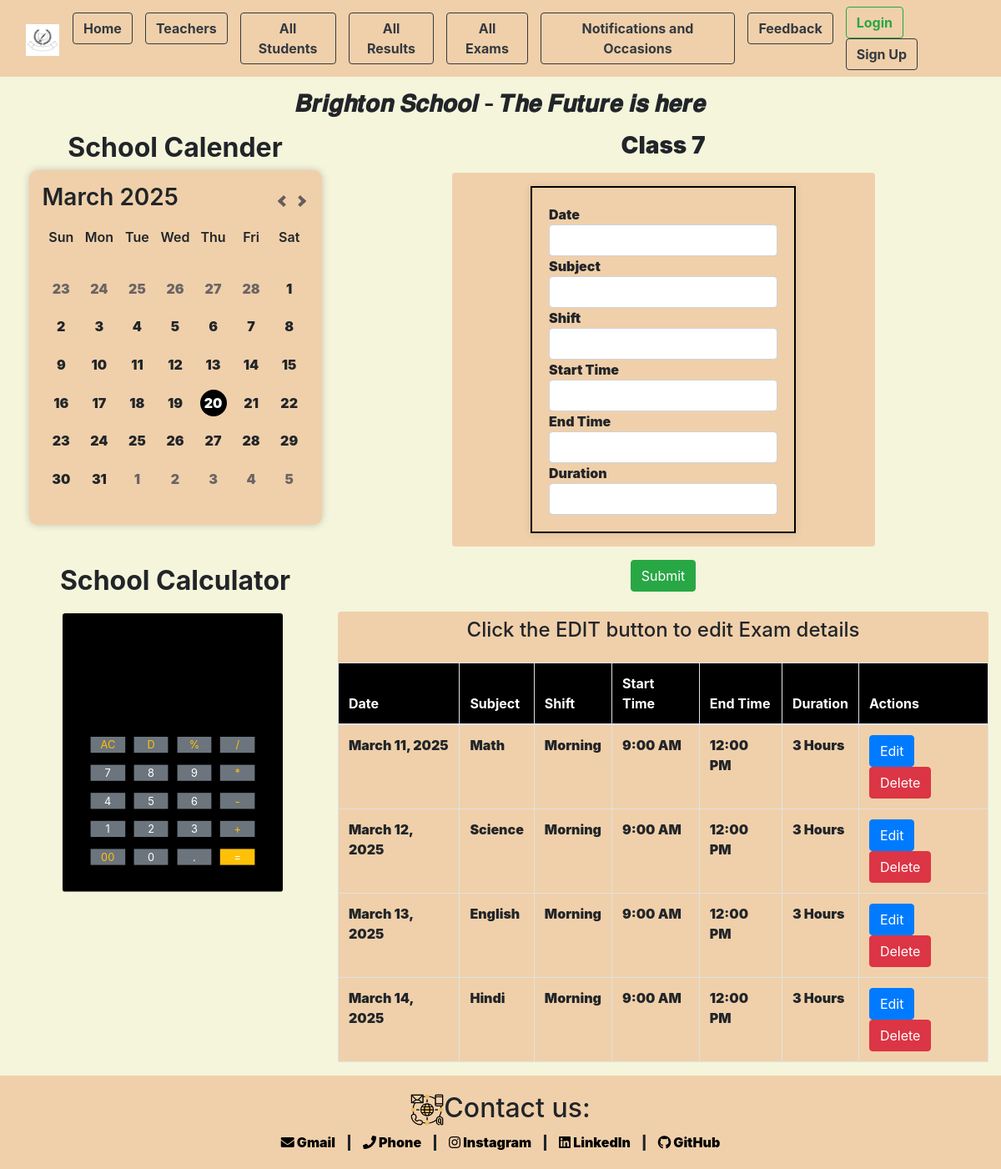
The page /class_exams/exam_seven/ on the database its author committed.
### app/models.py (models this page shows, shortened)
class all_exams(models.Model):
    exam_class_name = models.CharField(max_length=50,blank=True)
    slug=models.SlugField(max_length=200,unique=True,null=True)

class Exam(models.Model):
    exam_class_name = models.ForeignKey(all_exams, on_delete=models.CASCADE, related_name='students_exam',null=True,blank=True)
    date=models.DateField()
    subject=models.CharField(max_length=100)
    shift=models.CharField(max_length=100)
    start_time=models.CharField(max_length=20,null=True)
    end_time=models.CharField(max_length=20,null=True)
    total_time=models.CharField(max_length=20,null=True)

### app/views.py (the view, shortened to what this page needs)
# urls.py: path('class_exams/<slug:slug>/',views.class_exams,name="class_exams"),
def class_exams(request, slug):
    class_instance = get_object_or_404(all_exams, slug=slug)
    exams = Exam.objects.filter(exam_class_name=class_instance).order_by('date')
    form = ExamForm()
    context = {'exams': exams, 'class_instance': class_instance, 'form': form}
    return render(request, 'app/exam.html', context)

### app/forms.py
class ExamForm(forms.ModelForm):
    class Meta:
        model = Exam
        fields = ['date', 'subject', 'shift', 'start_time', 'end_time', 'total_time']

### app/templates/app/exam.html (shortened to what this page needs)
{% extends "base_template/base.html" %}
{% load static %}
{% block content %}
<div class="col-lg-8 col-md-8 col-sm-12 main-content">
    <h3 class="text-center mb-3"><strong>{{ class_instance.exam_class_name }}</strong></h3>
    <form id="studentForm" method="POST" action="{% url 'class_exams' class_instance.slug %}" novalidate>
        <div class="container row box_clr d-flex justify-content-center align-items-center mb-3 rounded p-3" style="width: 65%; margin: 0 auto;">
            <div class="box_clr" style="border: 2px solid #000; padding: 20px; box-shadow: 0 0 10px rgba(0, 0, 0, 0.1);">
                <input type="hidden" name="student_id" id="student_id" value=""><b>Date</b>
                <input class="text-center form-control" type="text" name="date" id="id_date" value=""><strong>Subject</strong>
                <input class="text-center form-control" type="text" name="subject" id="id_subject" value=""><strong>Shift</strong>
                <input class="text-center form-control" type="text" name="shift" id="id_shift" value=""><strong>Start Time</strong>
                <input class="text-center form-control" type="text" name="start_time" id="id_start_time" value=""><strong>End Time</strong>
                <input class="text-center form-control " type="text" name="end_time" id="id_end_time" value=""><strong>Duration</strong>
                <input class="text-center form-control" type="text" name="total_time" id="id_total_time" value=""><strong></strong>
            </div>
        </div>
        <button type="submit" class="btn btn-success" style="display: block; margin: 0 auto;">Submit</button>
        <div class="box_clr mt-4 rounded">
        <h4 class="text-center fw-bolder pt-2 pb-3">Click the EDIT button to edit Exam details</h4>
        <table class="table table-bordered">
            <thead style="font-weight: 900; background-color: black; color: white;">
                <tr>
                    <th>Date</th>
                    <th>Subject</th>
                    <th>Shift</th>
                    <th>Start Time</th>
                    <th>End Time</th>
                    <th>Duration</th>
                    <th>Actions</th>
                </tr>
            </thead>
            <tbody>
                {% for exam in exams %}
                <tr id="student-{{ exam.id }}">
                    <td>{{ exam.date }}</td>
                    <td>{{ exam.subject }}</td>
                    <td>{{ exam.shift }}</td>
                    <td>{{ exam.start_time }}</td>
                    <td>{{ exam.end_time }}</td>
                    <td>{{ exam.total_time }}</td>
                    <td>
                        <button type="button" class="btn btn-primary exam-edit-btn" data-id="{{ exam.id }}">Edit</button>
                        <button type="button" class="btn btn-danger exam-delete-btn" data-id="{{ exam.id }}">Delete</button>
                    </td>
                </tr>
                {% endfor %}
            </tbody>
        </table>
        </div>
    </form>
</div>
{% endblock content %}

### app/static/app/CSS_Files/index.css (style rules this page uses)
body { background-color: beige; }
.box_clr { background-color: rgb(240, 208, 170); }
* { padding: 0; margin: 0; }
h3 { font-weight: 600; }

### rows shown on the page
all_exams: exam_class_name "Class 7"
Exam: date "March 11, 2025", subject "Math", shift "Morning", start_time "9:00 AM", end_time "12:00 PM", total_time "3 Hours"
Exam: date "March 12, 2025", subject "Science", shift "Morning", start_time "9:00 AM", end_time "12:00 PM", total_time "3 Hours"
Exam: date "March 13, 2025", subject "English", shift "Morning", start_time "9:00 AM", end_time "12:00 PM", total_time "3 Hours"
Exam: date "March 14, 2025", subject "Hindi", shift "Morning", start_time "9:00 AM", end_time "12:00 PM", total_time "3 Hours"
